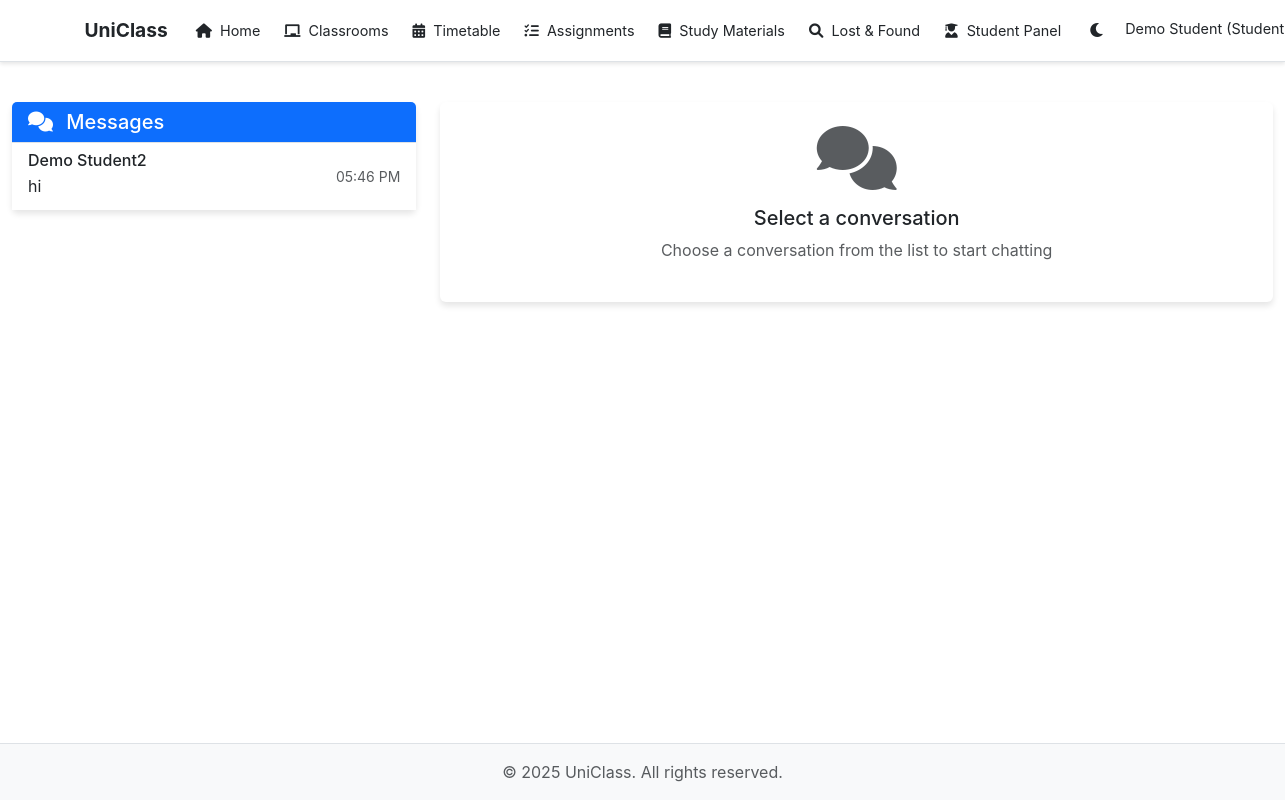
The page /messages/ (signed in) on the database its author committed.
### models.py (models this page shows, shortened)
class User(UserMixin, db.Model):
    id = db.Column(db.Integer, primary_key=True)
    username = db.Column(db.String(64), unique=True, nullable=False)
    name = db.Column(db.String(100), nullable=True)  # Made nullable initially
    email = db.Column(db.String(120), unique=True, nullable=False)
    mobile = db.Column(db.String(10), unique=True, nullable=True)
    password_hash = db.Column(db.String(128))
    is_admin = db.Column(db.Boolean, default=False)
    is_approved = db.Column(db.Boolean, default=False)
    role = db.Column(db.String(20), default='student')  # student, teacher, admin
    department = db.Column(db.String(100), nullable=True)  # Added department field
    year = db.Column(db.String(10), nullable=True)  # Added year field
    created_at = db.Column(db.DateTime, default=datetime.utcnow)
    is_active = db.Column(db.Boolean, default=True)  # Added is_active field
    email_notifications = db.Column(db.Boolean, default=True)
    push_notifications = db.Column(db.Boolean, default=True)
    sms_notifications = db.Column(db.Boolean, default=False)
    notification_area = db.Column(db.String(100))
    roles = db.relationship('AdminRole', secondary='user_roles', back_populates='users')
    lost_items = db.relationship('LostItem', backref='owner', lazy='dynamic', foreign_keys='LostItem.user_id')
    found_items = db.relationship('FoundItem', backref='finder', lazy='dynamic', foreign_keys='FoundItem.user_id')
    lost_found_sent_messages = db.relationship('LostFoundChat', backref='sender', foreign_keys='LostFoundChat.sender_id', lazy='dynamic')
    lost_found_received_messages = db.relationship('LostFoundChat', backref='receiver', foreign_keys='LostFoundChat.receiver_id', lazy='dynamic')
    found_by_items = db.relationship('LostItem', backref='found_by_user', lazy='dynamic', foreign_keys='LostItem.found_by')
    given_feedback = db.relationship('Feedback', backref='reviewer', foreign_keys='Feedback.reviewer_id', lazy='dynamic')
    received_feedback = db.relationship('Feedback', backref='reviewee', foreign_keys='Feedback.reviewee_id', lazy='dynamic')

class Message(db.Model):
    id = db.Column(db.Integer, primary_key=True)
    sender_id = db.Column(db.Integer, db.ForeignKey('user.id'), nullable=False)
    receiver_id = db.Column(db.Integer, db.ForeignKey('user.id'), nullable=False)
    content = db.Column(db.Text, nullable=False)
    created_at = db.Column(db.DateTime, default=datetime.utcnow)
    read = db.Column(db.Boolean, default=False)
    message_type = db.Column(db.String(20), default='text')  # text, image, file
    file_path = db.Column(db.String(200))  # For file attachments
    parent_id = db.Column(db.Integer, db.ForeignKey('message.id'))  # For reply threads
    item_id = db.Column(db.Integer)  # ID of the related item (lost/found)
    item_type = db.Column(db.String(10))  # Type of item (lost/found)
    replies = db.relationship('Message', backref=db.backref('parent', remote_side=[id]), lazy='dynamic')
    sender = db.relationship('User', foreign_keys=[sender_id], backref=db.backref('sent_messages', lazy='dynamic'))
    receiver = db.relationship('User', foreign_keys=[receiver_id], backref=db.backref('received_messages', lazy='dynamic'))

### routes/messages.py (the view)
@messages.route('/')
@login_required
def inbox():
    form = MessageForm()
    message_type = request.args.get('message_type', '')
    query = Message.query.filter(
        (Message.sender_id == current_user.id) |
        (Message.receiver_id == current_user.id)
    )
    if message_type:
        query = query.filter_by(item_type=message_type)
    messages = query.order_by(Message.created_at.desc()).all()
    conversations = []
    seen_users = set()
    for msg in messages:
        other_user_id = msg.sender_id if msg.receiver_id == current_user.id else msg.receiver_id
        if other_user_id not in seen_users:
            other_user = msg.sender if msg.receiver_id == current_user.id else msg.receiver
            conversations.append({
                'user': other_user,
                'last_message': msg,
                'unread_count': Message.query.filter_by(
                    sender_id=other_user_id,
                    receiver_id=current_user.id,
                    read=False,
                    item_type=message_type if message_type else None
                ).count()
            })
            seen_users.add(other_user_id)
    return render_template('messages/chat.html',
                         conversations=conversations,
                         other_user=None,
                         messages=[],
                         message_type=message_type)

### templates/messages/chat.html (shortened to what this page needs)
{% extends "base.html" %}
{% block content %}
<div class="container-fluid py-4">
    <div class="row">
        <div class="col-md-4">
            <div class="card">
                <div class="card-header bg-primary text-white">
                    <h5 class="mb-0">
                        <i class="fas fa-comments me-2"></i>
                        Messages{% if message_type %} - {{ message_type|title }}{% endif %}
                    </h5>
                </div>
                <div class="card-body p-0">
                    <div class="list-group list-group-flush">
                        {% for conv in conversations %}
                        <a href="{{ url_for('messages.chat', user_id=conv.user.id) }}"
                           class="list-group-item list-group-item-action {% if conv.user.id == other_user.id %}active{% endif %}">
                            <div class="d-flex w-100 justify-content-between align-items-center">
                                <div>
                                    <h6 class="mb-1">{{ conv.user.name }}</h6>
                                    <p class="mb-1 text-truncate">{{ conv.last_message.content }}</p>
                                </div>
                                <div class="text-end">
                                    <small class="text-muted">{{ conv.last_message.created_at.strftime('%I:%M %p') }}</small>
                                </div>
                            </div>
                        </a>
                        {% endfor %}
                    </div>
                </div>
            </div>
        </div>
        <div class="col-md-8">
            {% if other_user %}
            <div class="card">
                <div class="card-header bg-primary text-white">
                    <h5 class="mb-0">
                        <i class="fas fa-user me-2"></i>
                        Chat with {{ other_user.name }}
                    </h5>
                </div>
                <div class="card-body">
                    <div id="chatMessages" class="chat-messages mb-3" style="height: 400px; overflow-y: auto;">
                        {% set current_date = None %}
                        {% for message in messages %}
                            {% set message_date = message.created_at.date() %}
                            {% if message_date != current_date %}
                                {% set current_date = message_date %}
                                <div class="date-divider text-center my-3">
                                    <span class="badge bg-secondary">{{ message.created_at.strftime('%B %d, %Y') }}</span>
                                </div>
                            {% endif %}
                            <div class="message {% if message.sender_id == current_user.id %}sent{% else %}received{% endif %}">
                                <div class="message-content">{{ message.content }}</div>
                                <div class="message-time">{{ message.created_at.strftime('%I:%M %p') }}</div>
                                {% if message.sender_id == current_user.id %}
                                <div class="message-status">
                                    {% if message.read %}
                                    <i class="fas fa-check-double text-primary"></i>
                                    {% else %}
                                    <i class="fas fa-check"></i>
                                    {% endif %}
                                </div>
                                {% endif %}
                            </div>
                        {% endfor %}
                    </div>
                    <form id="messageForm" class="chat-input">
                        <input type="hidden" name="csrf_token" value="{{ csrf_token() }}">
                        <div class="input-group">
                            <input type="text"
                                   class="form-control"
                                   id="messageInput"
                                   placeholder="Type your message..."
                                   autocomplete="off">
                            <button type="submit" class="btn btn-primary">
                                <i class="fas fa-paper-plane"></i>
                            </button>
                        </div>
                    </form>
                </div>
            </div>
            {% else %}
            <div class="card">
                <div class="card-body text-center">
                    <i class="fas fa-comments fa-4x text-muted mb-3"></i>
                    <h5>Select a conversation</h5>
                    <p class="text-muted">Choose a conversation from the list to start chatting</p>
                </div>
            </div>
            {% endif %}
        </div>
    </div>
</div>
{% endblock %}

### templates/base.html (shortened to what this page needs)
<!DOCTYPE html>
<html lang="en">
<head>
    <link href="https://cdn.jsdelivr.net/npm/bootstrap@5.3.0/dist/css/bootstrap.min.css" rel="stylesheet">
    <link href="https://cdnjs.cloudflare.com/ajax/libs/font-awesome/6.0.0/css/all.min.css" rel="stylesheet">
    <link rel="stylesheet" href="{{ url_for('static', filename='css/style.css') }}">
</head>
<body>
    <nav class="navbar navbar-expand-lg navbar-dark bg-primary">
        <div class="container">
            <a class="navbar-brand" href="{{ url_for('main.index') }}">UniClass</a>
            <div class="collapse navbar-collapse" id="navbarNav">
                <ul class="navbar-nav me-auto mb-2 mb-lg-0">
                    <li class="nav-item">
                        <a class="nav-link" href="{{ url_for('main.index') }}">
                            <i class="fas fa-home me-1"></i> Home
                        </a>
                    </li>
                    <li class="nav-item">
                        <a class="nav-link" href="{{ url_for('classroom.index') }}">
                            <i class="fas fa-chalkboard me-1"></i> Classrooms
                        </a>
                    </li>
                    <li class="nav-item">
                        <a class="nav-link" href="{{ url_for('timetable.index') }}">
                            <i class="fas fa-calendar-alt me-1"></i> Timetable
                        </a>
                    </li>
                    <li class="nav-item">
                        <a class="nav-link" href="{{ url_for('assignments.index') }}">
                            <i class="fas fa-tasks me-1"></i> Assignments
                        </a>
                    </li>
                    <li class="nav-item">
                        <a class="nav-link" href="{{ url_for('materials.index') }}">
                            <i class="fas fa-book me-1"></i> Study Materials
                        </a>
                    </li>
                    <li class="nav-item">
                        <a class="nav-link" href="{{ url_for('lost_found.index') }}">
                            <i class="fas fa-search me-1"></i> Lost & Found
                        </a>
                    </li>
                    {% if current_user.is_authenticated %}
                        {% if current_user.role == 'student' %}
                        <li class="nav-item">
                            <a class="nav-link" href="{{ url_for('student.index') }}">
                                <i class="fas fa-user-graduate me-1"></i> Student Panel
                            </a>
                        </li>
                        {% elif current_user.role == 'admin' %}
                        <li class="nav-item">
                            <a class="nav-link" href="{{ url_for('admin.index') }}">
                                <i class="fas fa-cog me-1"></i> Admin Panel
                            </a>
                        </li>
                        {% elif current_user.role == 'teacher' %}
                        <li class="nav-item">
                            <a class="nav-link" href="{{ url_for('teacher.index') }}">
                                <i class="fas fa-chalkboard-teacher me-1"></i> Teacher Panel
                            </a>
                        </li>
                        {% endif %}
                    {% endif %}
                </ul>
                <ul class="navbar-nav">
                    <li class="nav-item">
                        <button class="theme-toggle" id="themeToggle">
                            <i class="fas fa-moon"></i>
                        </button>
                    </li>
                    {% if current_user.is_authenticated %}
                    <li class="nav-item dropdown">
                        <a class="nav-link dropdown-toggle" href="#" id="navbarDropdown" role="button" data-bs-toggle="dropdown">
                            {{ current_user.name }} ({{ current_user.role.title() if current_user.role else 'User' }})
                        </a>
                    </li>
                    {% endif %}
                </ul>
            </div>
        </div>
    </nav>
    <main>
        {% block content %}{% endblock %}
    </main>
    <footer class="footer mt-5 py-3">
        <div class="container text-center">
            <span class="text-muted">&copy; <span id="currentYear"></span> UniClass. All rights reserved.</span>
        </div>
    </footer>
</body>
</html>

### rows shown on the page
User: name "Demo Student", role "Student"
User: user.name "Demo Student2"
Message: last_message.content "hi", last_message.created_at "05:46 PM"
